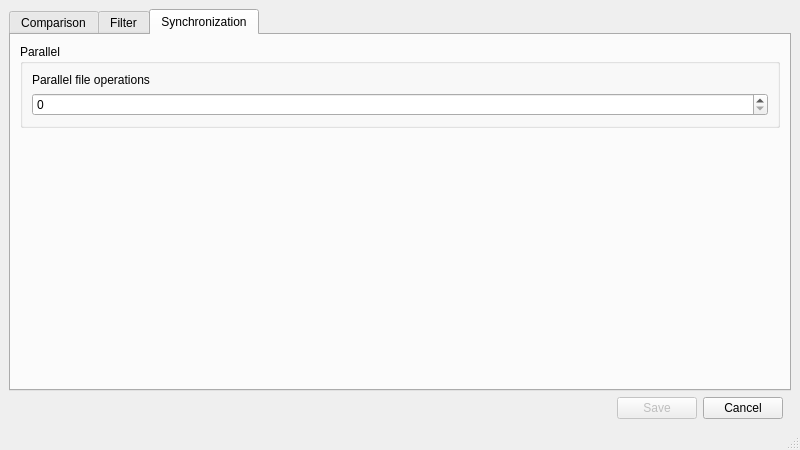
<?xml version="1.0" encoding="UTF-8"?>
<ui version="4.0">
 <class>RulesWindow</class>
 <widget class="QMainWindow" name="RulesWindow">
  <property name="geometry">
   <rect>
    <x>0</x>
    <y>0</y>
    <width>800</width>
    <height>450</height>
   </rect>
  </property>
  <property name="minimumSize">
   <size>
    <width>800</width>
    <height>450</height>
   </size>
  </property>
  <property name="windowTitle">
   <string>Rules</string>
  </property>
  <widget class="QWidget" name="centralwidget">
   <property name="minimumSize">
    <size>
     <width>800</width>
     <height>400</height>
    </size>
   </property>
   <property name="maximumSize">
    <size>
     <width>50000</width>
     <height>50000</height>
    </size>
   </property>
   <layout class="QVBoxLayout" name="verticalLayout">
    <item>
     <widget class="QTabWidget" name="tabWidget">
      <property name="currentIndex">
       <number>2</number>
      </property>
      <widget class="QWidget" name="tab">
       <attribute name="title">
        <string>Comparison</string>
       </attribute>
       <layout class="QVBoxLayout" name="verticalLayout_16">
        <item>
         <layout class="QHBoxLayout" name="horizontalLayout_9">
          <item>
           <widget class="QGroupBox" name="groupBox_4">
            <property name="title">
             <string>Comparison</string>
            </property>
            <layout class="QVBoxLayout" name="verticalLayout_18">
             <item>
              <widget class="QCheckBox" name="checkBox">
               <property name="enabled">
                <bool>false</bool>
               </property>
               <property name="text">
                <string>Name</string>
               </property>
               <property name="checkable">
                <bool>true</bool>
               </property>
               <property name="checked">
                <bool>true</bool>
               </property>
               <property name="autoRepeat">
                <bool>false</bool>
               </property>
              </widget>
             </item>
             <item>
              <widget class="QCheckBox" name="checkBox_2">
               <property name="text">
                <string>Size</string>
               </property>
              </widget>
             </item>
             <item>
              <widget class="QCheckBox" name="checkBox_5">
               <property name="text">
                <string>Hashsum (for works needs download files)</string>
               </property>
              </widget>
             </item>
             <item>
              <widget class="QCheckBox" name="checkBox_3">
               <property name="text">
                <string>Time created</string>
               </property>
              </widget>
             </item>
             <item>
              <widget class="QCheckBox" name="checkBox_4">
               <property name="text">
                <string>Time modified</string>
               </property>
              </widget>
             </item>
            </layout>
           </widget>
          </item>
          <item>
           <widget class="QGroupBox" name="groupBox_5">
            <property name="title">
             <string>Links</string>
            </property>
            <layout class="QVBoxLayout" name="verticalLayout_10">
             <item>
              <widget class="QCheckBox" name="checkBox_6">
               <property name="text">
                <string>Include symbolic links:</string>
               </property>
              </widget>
             </item>
             <item>
              <layout class="QHBoxLayout" name="horizontalLayout_13">
               <item>
                <spacer name="horizontalSpacer_6">
                 <property name="orientation">
                  <enum>Qt::Horizontal</enum>
                 </property>
                 <property name="sizeType">
                  <enum>QSizePolicy::Minimum</enum>
                 </property>
                 <property name="sizeHint" stdset="0">
                  <size>
                   <width>6</width>
                   <height>0</height>
                  </size>
                 </property>
                </spacer>
               </item>
               <item>
                <layout class="QVBoxLayout" name="verticalLayout_14">
                 <property name="spacing">
                  <number>12</number>
                 </property>
                 <item>
                  <widget class="QRadioButton" name="radioButton">
                   <property name="enabled">
                    <bool>false</bool>
                   </property>
                   <property name="text">
                    <string>Follow</string>
                   </property>
                  </widget>
                 </item>
                 <item>
                  <widget class="QRadioButton" name="radioButton_2">
                   <property name="enabled">
                    <bool>false</bool>
                   </property>
                   <property name="text">
                    <string>Direct</string>
                   </property>
                  </widget>
                 </item>
                </layout>
               </item>
              </layout>
             </item>
            </layout>
           </widget>
          </item>
          <item>
           <widget class="QGroupBox" name="groupBox_6">
            <property name="title">
             <string>Time shift</string>
            </property>
            <layout class="QVBoxLayout" name="verticalLayout_11">
             <item>
              <widget class="QLabel" name="label_7">
               <property name="text">
                <string>Ignore time shift [hh:mm]</string>
               </property>
              </widget>
             </item>
             <item>
              <widget class="QLineEdit" name="lineEdit"/>
             </item>
             <item>
              <widget class="QLabel" name="label_8">
               <property name="enabled">
                <bool>false</bool>
               </property>
               <property name="text">
                <string>Example: 1, 2, 4:30</string>
               </property>
              </widget>
             </item>
            </layout>
           </widget>
          </item>
         </layout>
        </item>
        <item>
         <widget class="QGroupBox" name="groupBox_7">
          <property name="title">
           <string>Errors</string>
          </property>
          <layout class="QVBoxLayout" name="verticalLayout_12">
           <item>
            <layout class="QHBoxLayout" name="horizontalLayout_10">
             <item>
              <widget class="QCheckBox" name="checkBox_8">
               <property name="text">
                <string>Ignore errors</string>
               </property>
              </widget>
             </item>
             <item>
              <widget class="QCheckBox" name="checkBox_7">
               <property name="text">
                <string>Automatic retry</string>
               </property>
              </widget>
             </item>
             <item>
              <spacer name="horizontalSpacer_5">
               <property name="orientation">
                <enum>Qt::Horizontal</enum>
               </property>
               <property name="sizeHint" stdset="0">
                <size>
                 <width>40</width>
                 <height>20</height>
                </size>
               </property>
              </spacer>
             </item>
             <item>
              <widget class="QLabel" name="label_9">
               <property name="enabled">
                <bool>false</bool>
               </property>
               <property name="text">
                <string>Retry count</string>
               </property>
               <property name="buddy">
                <cstring>label_9</cstring>
               </property>
              </widget>
             </item>
             <item>
              <widget class="QSpinBox" name="spinBox_4">
               <property name="enabled">
                <bool>false</bool>
               </property>
              </widget>
             </item>
             <item>
              <widget class="QLabel" name="label_10">
               <property name="enabled">
                <bool>false</bool>
               </property>
               <property name="text">
                <string>Delay (in seconds)</string>
               </property>
               <property name="buddy">
                <cstring>label_10</cstring>
               </property>
              </widget>
             </item>
             <item>
              <widget class="QSpinBox" name="spinBox_5">
               <property name="enabled">
                <bool>false</bool>
               </property>
              </widget>
             </item>
            </layout>
           </item>
          </layout>
         </widget>
        </item>
        <item>
         <widget class="QGroupBox" name="groupBox_8">
          <property name="title">
           <string>Logging</string>
          </property>
          <layout class="QVBoxLayout" name="verticalLayout_2">
           <item>
            <layout class="QHBoxLayout" name="horizontalLayout_12">
             <item>
              <widget class="QCheckBox" name="checkBox_9">
               <property name="text">
                <string>Console</string>
               </property>
              </widget>
             </item>
             <item>
              <widget class="QCheckBox" name="checkBox_10">
               <property name="text">
                <string>File</string>
               </property>
              </widget>
             </item>
             <item>
              <widget class="QLineEdit" name="lineEdit_2">
               <property name="enabled">
                <bool>false</bool>
               </property>
              </widget>
             </item>
            </layout>
           </item>
          </layout>
         </widget>
        </item>
        <item>
         <spacer name="verticalSpacer">
          <property name="orientation">
           <enum>Qt::Vertical</enum>
          </property>
          <property name="sizeHint" stdset="0">
           <size>
            <width>20</width>
            <height>40</height>
           </size>
          </property>
         </spacer>
        </item>
       </layout>
      </widget>
      <widget class="QWidget" name="tab_2">
       <attribute name="title">
        <string>Filter</string>
       </attribute>
       <layout class="QVBoxLayout" name="verticalLayout_8">
        <item>
         <layout class="QHBoxLayout" name="horizontalLayout_3">
          <item>
           <layout class="QVBoxLayout" name="verticalLayout_3">
            <item>
             <widget class="QGroupBox" name="groupBox_2">
              <property name="title">
               <string>By name</string>
              </property>
              <layout class="QVBoxLayout" name="verticalLayout_7">
               <property name="spacing">
                <number>-1</number>
               </property>
               <item>
                <widget class="QLabel" name="label">
                 <property name="text">
                  <string>Include:</string>
                 </property>
                </widget>
               </item>
               <item>
                <widget class="QPlainTextEdit" name="plainTextEdit"/>
               </item>
               <item>
                <layout class="QHBoxLayout" name="horizontalLayout_5">
                 <item>
                  <widget class="QLabel" name="label_2">
                   <property name="text">
                    <string>Exclude:</string>
                   </property>
                  </widget>
                 </item>
                 <item>
                  <widget class="QLabel" name="label_3">
                   <property name="enabled">
                    <bool>false</bool>
                   </property>
                   <property name="text">
                    <string>exclude list is priority then include</string>
                   </property>
                   <property name="alignment">
                    <set>Qt::AlignRight|Qt::AlignTrailing|Qt::AlignVCenter</set>
                   </property>
                   <property name="wordWrap">
                    <bool>false</bool>
                   </property>
                  </widget>
                 </item>
                </layout>
               </item>
               <item>
                <widget class="QPlainTextEdit" name="plainTextEdit_2"/>
               </item>
              </layout>
             </widget>
            </item>
           </layout>
          </item>
          <item>
           <layout class="QVBoxLayout" name="verticalLayout_5">
            <property name="spacing">
             <number>0</number>
            </property>
            <item>
             <widget class="QGroupBox" name="groupBox">
              <property name="title">
               <string>By size</string>
              </property>
              <layout class="QVBoxLayout" name="verticalLayout_6">
               <item>
                <layout class="QHBoxLayout" name="horizontalLayout_6">
                 <item>
                  <widget class="QLabel" name="label_6">
                   <property name="text">
                    <string>Min</string>
                   </property>
                  </widget>
                 </item>
                 <item>
                  <widget class="QSpinBox" name="spinBox_3"/>
                 </item>
                 <item>
                  <widget class="QComboBox" name="comboBox_3"/>
                 </item>
                </layout>
               </item>
               <item>
                <layout class="QHBoxLayout" name="horizontalLayout_7">
                 <item>
                  <widget class="QLabel" name="label_5">
                   <property name="text">
                    <string>Max</string>
                   </property>
                  </widget>
                 </item>
                 <item>
                  <widget class="QSpinBox" name="spinBox_2"/>
                 </item>
                 <item>
                  <widget class="QComboBox" name="comboBox"/>
                 </item>
                </layout>
               </item>
              </layout>
             </widget>
            </item>
            <item>
             <spacer name="horizontalSpacer_4">
              <property name="orientation">
               <enum>Qt::Horizontal</enum>
              </property>
              <property name="sizeType">
               <enum>QSizePolicy::Minimum</enum>
              </property>
              <property name="sizeHint" stdset="0">
               <size>
                <width>250</width>
                <height>20</height>
               </size>
              </property>
             </spacer>
            </item>
            <item>
             <spacer name="verticalSpacer_2">
              <property name="orientation">
               <enum>Qt::Vertical</enum>
              </property>
              <property name="sizeHint" stdset="0">
               <size>
                <width>20</width>
                <height>40</height>
               </size>
              </property>
             </spacer>
            </item>
            <item>
             <widget class="QGroupBox" name="groupBox_3">
              <property name="title">
               <string>By time</string>
              </property>
              <layout class="QVBoxLayout" name="verticalLayout_9">
               <item>
                <layout class="QHBoxLayout" name="horizontalLayout_8">
                 <item>
                  <widget class="QLabel" name="label_4">
                   <property name="text">
                    <string>Time span</string>
                   </property>
                  </widget>
                 </item>
                 <item>
                  <widget class="QSpinBox" name="spinBox"/>
                 </item>
                 <item>
                  <widget class="QComboBox" name="comboBox_2"/>
                 </item>
                </layout>
               </item>
              </layout>
             </widget>
            </item>
           </layout>
          </item>
         </layout>
        </item>
        <item>
         <layout class="QHBoxLayout" name="horizontalLayout">
          <item>
           <spacer name="horizontalSpacer_3">
            <property name="orientation">
             <enum>Qt::Horizontal</enum>
            </property>
            <property name="sizeHint" stdset="0">
             <size>
              <width>40</width>
              <height>20</height>
             </size>
            </property>
           </spacer>
          </item>
          <item>
           <widget class="QPushButton" name="pushButton_3">
            <property name="enabled">
             <bool>true</bool>
            </property>
            <property name="text">
             <string>Reset all filters</string>
            </property>
           </widget>
          </item>
         </layout>
        </item>
       </layout>
      </widget>
      <widget class="QWidget" name="tab_3">
       <attribute name="title">
        <string>Synchronization</string>
       </attribute>
       <layout class="QVBoxLayout" name="verticalLayout_4">
        <item>
         <widget class="QGroupBox" name="groupBox_9">
          <property name="title">
           <string>Parallel</string>
          </property>
          <layout class="QVBoxLayout" name="verticalLayout_17">
           <item>
            <widget class="QLabel" name="label_11">
             <property name="text">
              <string>Parallel file operations</string>
             </property>
            </widget>
           </item>
           <item>
            <widget class="QSpinBox" name="spinBox_6"/>
           </item>
          </layout>
         </widget>
        </item>
        <item>
         <spacer name="verticalSpacer_3">
          <property name="orientation">
           <enum>Qt::Vertical</enum>
          </property>
          <property name="sizeHint" stdset="0">
           <size>
            <width>20</width>
            <height>40</height>
           </size>
          </property>
         </spacer>
        </item>
       </layout>
      </widget>
     </widget>
    </item>
    <item>
     <layout class="QHBoxLayout" name="horizontalLayout_2">
      <item>
       <spacer name="horizontalSpacer_2">
        <property name="orientation">
         <enum>Qt::Horizontal</enum>
        </property>
        <property name="sizeHint" stdset="0">
         <size>
          <width>40</width>
          <height>20</height>
         </size>
        </property>
       </spacer>
      </item>
      <item>
       <widget class="QPushButton" name="pushButton">
        <property name="enabled">
         <bool>false</bool>
        </property>
        <property name="text">
         <string>Save</string>
        </property>
       </widget>
      </item>
      <item>
       <widget class="QPushButton" name="pushButton_2">
        <property name="text">
         <string>Cancel</string>
        </property>
       </widget>
      </item>
      <item>
       <spacer name="horizontalSpacer">
        <property name="orientation">
         <enum>Qt::Horizontal</enum>
        </property>
        <property name="sizeType">
         <enum>QSizePolicy::Minimum</enum>
        </property>
        <property name="sizeHint" stdset="0">
         <size>
          <width>8</width>
          <height>20</height>
         </size>
        </property>
       </spacer>
      </item>
     </layout>
    </item>
   </layout>
  </widget>
  <widget class="QMenuBar" name="menubar">
   <property name="geometry">
    <rect>
     <x>0</x>
     <y>0</y>
     <width>800</width>
     <height>22</height>
    </rect>
   </property>
  </widget>
  <widget class="QStatusBar" name="statusbar"/>
 </widget>
 <resources/>
 <connections/>
</ui>
